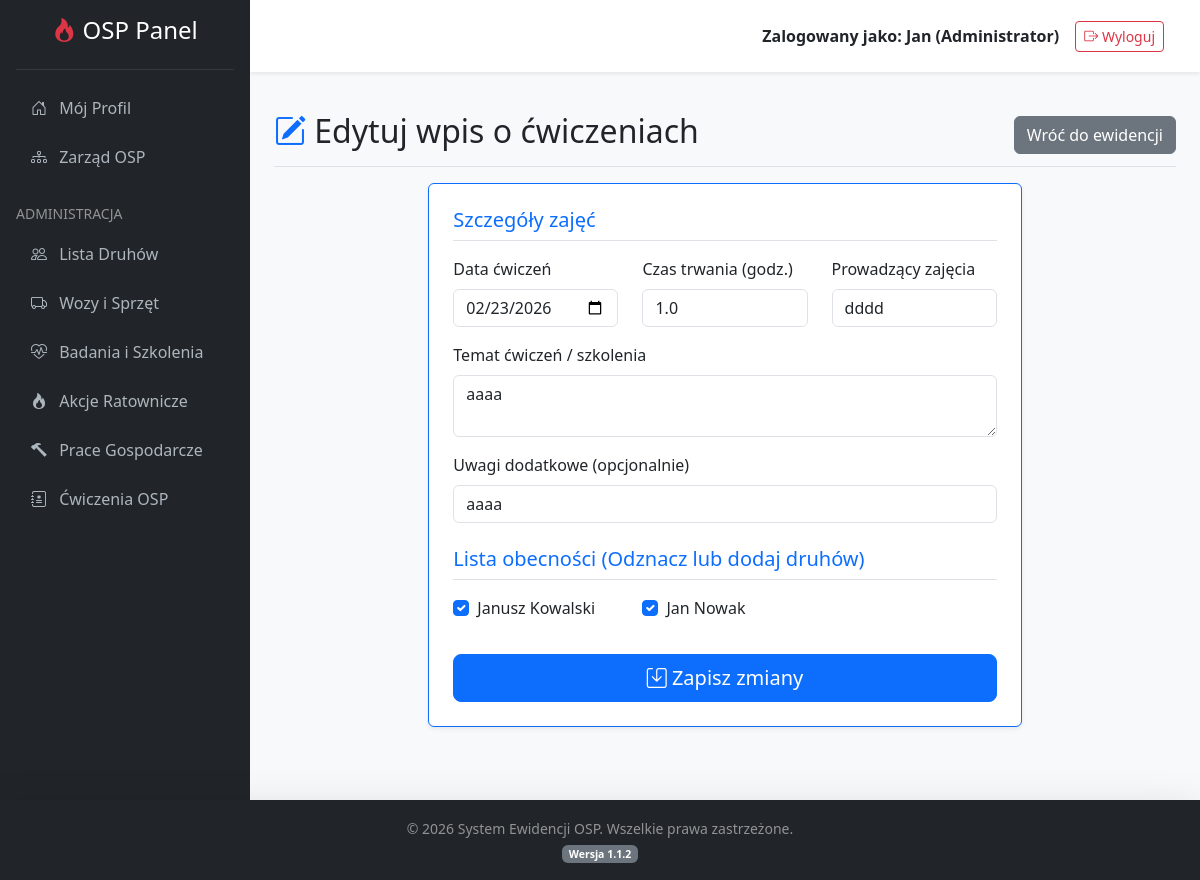
/index.php?action=editDrill&id=1 (signed in), run on the app's committed database.
### tables this page shows
CREATE TABLE `drills` (
  `id` int(11) NOT NULL,
  `drill_date` date NOT NULL,
  `topic` varchar(255) NOT NULL,
  `duration` decimal(4,1) DEFAULT 1.0,
  `conductor` varchar(100) DEFAULT NULL,
  `notes` text DEFAULT NULL,
  `created_at` timestamp NOT NULL DEFAULT current_timestamp()
);

CREATE TABLE `users` (
  `id` int(11) NOT NULL,
  `first_name` varchar(50) NOT NULL,
  `last_name` varchar(50) NOT NULL,
  `login` varchar(50) NOT NULL,
  `email` varchar(100) DEFAULT NULL,
  `password` varchar(255) NOT NULL,
  `role` enum('superadmin','admin','user') DEFAULT 'user',
  `created_at` datetime DEFAULT current_timestamp()
);

CREATE TABLE `board_members` (
  `id` int(11) NOT NULL,
  `user_id` int(11) NOT NULL,
  `funkcja` varchar(100) NOT NULL,
  `data_powolania` date NOT NULL
);

### controllers/DrillController.php (called while the page is built, shortened)
<?php
require_once 'models/Drill.php';
require_once 'models/User.php';
class DrillController {
    private $db;
    private $drillModel;
    private $userModel;
    public function __construct($dbConnection) {
        $this->db = $dbConnection;
        $this->drillModel = new Drill($this->db);
        $this->userModel = new User($this->db);
    }
    public function edit() {
        $this->drillModel->id = $_GET['id'];
        $stmt = $this->db->prepare("SELECT * FROM drills WHERE id = ?");
        $stmt->execute([$this->drillModel->id]);
        $cwiczenie = $stmt->fetch(PDO::FETCH_ASSOC);
        $uczestnicy_cwiczen = $this->drillModel->getParticipants($this->drillModel->id);
        $zaznaczeni_id = array_column($uczestnicy_cwiczen, 'id');
        $stmt_users = $this->userModel->readAll();
        $strazacy = $stmt_users->fetchAll(PDO::FETCH_ASSOC);
        require_once 'views/edit_drill.php';
    }
}
?>

### models/User.php (called while the page is built, shortened)
<?php
class User {
    private $conn;
    private $table_name = "users";
    public function __construct($db) {
        $this->conn = $db;
    }
    public function readAll() {
        $query = "SELECT
                    u.id,
                    u.first_name,
                    u.last_name,
                    u.role,
                    u.login,
                    b.funkcja,
                    (SELECT m.date_to FROM medical_exams m WHERE m.user_id = u.id ORDER BY m.date_to DESC LIMIT 1) as medical_exam_date,
                    (SELECT s.date_to FROM smoke_chamber_tests s WHERE s.user_id = u.id ORDER BY s.date_to DESC LIMIT 1) as smoke_chamber_date
                  FROM " . $this->table_name . " u
                  LEFT JOIN board_members b ON u.id = b.user_id
                  WHERE u.role != 'superadmin'
                  ORDER BY u.last_name ASC";
        $stmt = $this->conn->prepare($query);
        $stmt->execute();
        return $stmt;
    }
}
?>

### models/Drill.php (called while the page is built, shortened)
<?php
class Drill {
    private $conn;
    public function __construct($db) {
        $this->conn = $db;
    }
    public function getParticipants($drill_id) {
        $query = "SELECT u.id, u.first_name, u.last_name
                  FROM drill_participants dp
                  JOIN users u ON dp.user_id = u.id
                  WHERE dp.drill_id = :drill_id
                  ORDER BY u.last_name ASC";
        $stmt = $this->conn->prepare($query);
        $stmt->bindParam(':drill_id', $drill_id);
        $stmt->execute();
        return $stmt->fetchAll(PDO::FETCH_ASSOC);
    }
}
?>

### views/edit_drill.php (the view, shortened to what this page needs)
<?php include 'views/header.php'; ?>
<div class="d-flex justify-content-between align-items-center pt-3 pb-2 mb-3 border-bottom">
    <h1 class="h2"><i class="bi bi-pencil-square text-primary"></i> Edytuj wpis o ćwiczeniach</h1>
    <a href="index.php?action=drills" class="btn btn-secondary">Wróć do ewidencji</a>
</div>
<div class="row">
    <div class="col-md-8 mx-auto">
        <div class="card shadow-sm border-primary">
            <div class="card-body p-4">
                <form action="index.php?action=editDrill&id=<?= $cwiczenie['id'] ?>" method="POST">
                    <h5 class="text-primary border-bottom pb-2 mb-3">Szczegóły zajęć</h5>
                    <div class="row mb-3">
                        <div class="col-md-4">
                            <label class="form-label">Data ćwiczeń</label>
                            <input type="date" name="drill_date" class="form-control" value="<?= $cwiczenie['drill_date'] ?>" required>
                        </div>
                        <div class="col-md-4">
                            <label class="form-label">Czas trwania (godz.)</label>
                            <input type="number" step="0.5" name="duration" class="form-control" value="<?= $cwiczenie['duration'] ?>" required>
                        </div>
                        <div class="col-md-4">
                            <label class="form-label">Prowadzący zajęcia</label>
                            <input type="text" name="conductor" class="form-control" value="<?= htmlspecialchars($cwiczenie['conductor'] ?? '') ?>">
                        </div>
                    </div>
                    <div class="mb-3">
                        <label class="form-label">Temat ćwiczeń / szkolenia</label>
                        <textarea name="topic" class="form-control" rows="2" required><?= htmlspecialchars($cwiczenie['topic']) ?></textarea>
                    </div>
                    <div class="mb-4">
                        <label class="form-label">Uwagi dodatkowe (opcjonalnie)</label>
                        <input type="text" name="notes" class="form-control" value="<?= htmlspecialchars($cwiczenie['notes'] ?? '') ?>">
                    </div>
                    <h5 class="text-primary border-bottom pb-2 mb-3">Lista obecności (Odznacz lub dodaj druhów)</h5>
                    <div class="row mb-4">
                        <?php foreach ($strazacy as $druh): ?>
                            <?php $is_checked = in_array($druh['id'], $zaznaczeni_id) ? 'checked' : ''; ?>
                            <div class="col-md-4 col-sm-6 mb-2">
                                <div class="form-check">
                                    <input class="form-check-input" type="checkbox" name="participants[]" value="<?= $druh['id'] ?>" id="druh_<?= $druh['id'] ?>" <?= $is_checked ?>>
                                    <label class="form-check-label" for="druh_<?= $druh['id'] ?>">
                                        <?= htmlspecialchars($druh['first_name'] . ' ' . $druh['last_name']) ?>
                                    </label>
                                </div>
                            </div>
                        <?php endforeach; ?>
                    </div>
                    <div class="d-grid mt-4">
                        <button type="submit" class="btn btn-primary btn-lg"><i class="bi bi-save"></i> Zapisz zmiany</button>
                    </div>
                </form>
            </div>
        </div>
    </div>
</div>
<?php include 'views/footer.php'; ?>

### views/footer.php (style rules this page uses)
body { display: flex; flex-direction: column; min-height: 100vh; background-color: #f8f9fa; }

### data on the page
drills: drill_date "02/23/2026", duration "1.0", conductor "dddd", topic "aaaa", notes "aaaa"
users: first_name+last_name "Janusz Kowalski"
board_members: user.last_name "Jan Nowak"

### other printed values
$_SESSION['first_name'] "Jan"
